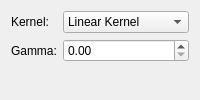
                       <widget class="QWidget" name="page_9">
                        <layout class="QGridLayout" name="gridLayout_97">
                         <item row="0" column="0">
                          <layout class="QFormLayout" name="formLayout_22">
                           <item row="0" column="0">
                            <widget class="QLabel" name="label_35">
                             <property name="text">
                              <string>Kernel:</string>
                             </property>
                            </widget>
                           </item>
                           <item row="0" column="1">
                            <widget class="QComboBox" name="pipelineTool_svmKernelType">
                             <item>
                              <property name="text">
                               <string>Linear Kernel</string>
                              </property>
                             </item>
                             <item>
                              <property name="text">
                               <string>RBF Kernel</string>
                              </property>
                             </item>
                            </widget>
                           </item>
                           <item row="1" column="0">
                            <widget class="QLabel" name="label_36">
                             <property name="text">
                              <string>Gamma:</string>
                             </property>
                            </widget>
                           </item>
                           <item row="1" column="1">
                            <widget class="QDoubleSpinBox" name="pipelineTool_svmGamma"/>
                           </item>
                          </layout>
                         </item>
                        </layout>
                       </widget>
